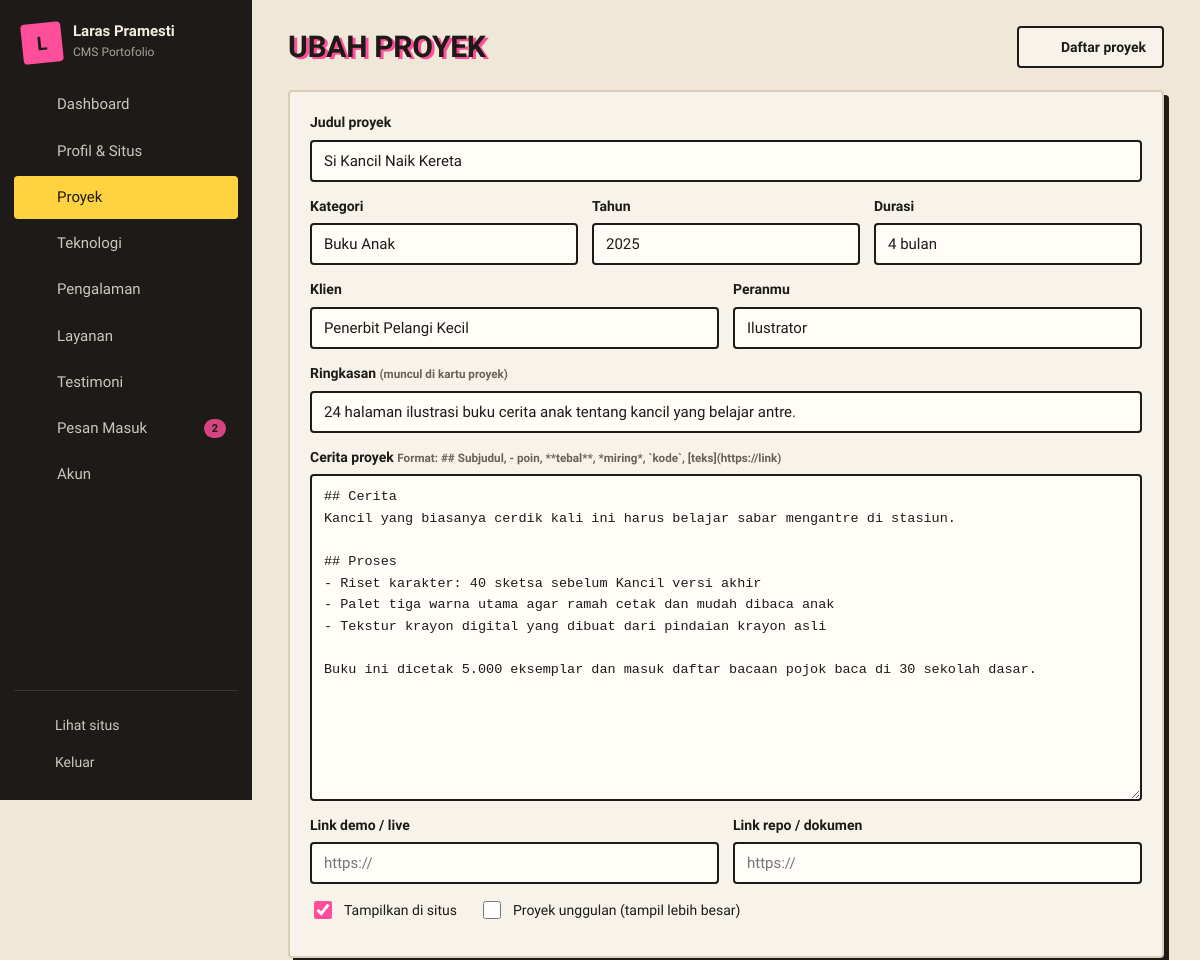
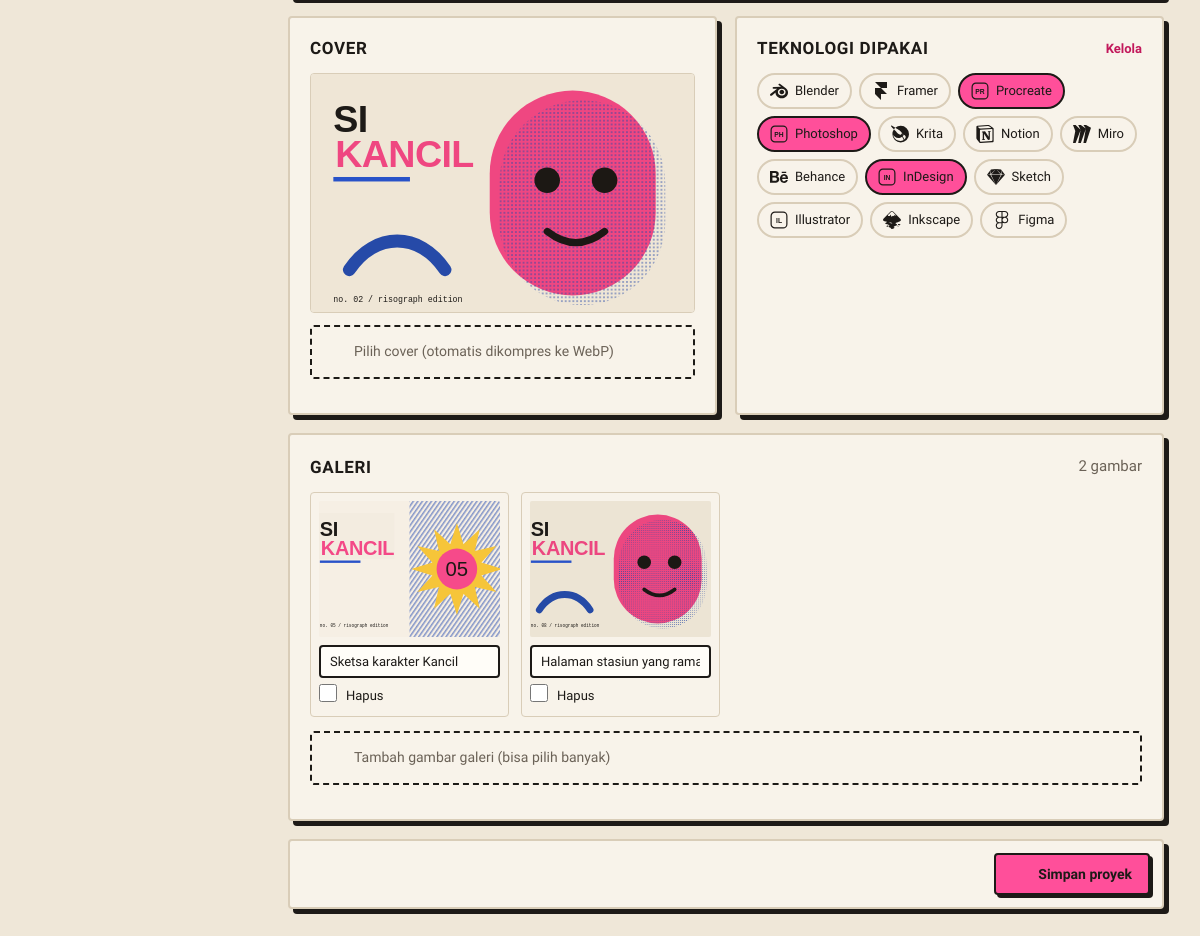
The page /index.php?page=proyek-form&id=2 (signed in) on the database its author committed (2 pictures, top to bottom).
### tables this page shows
CREATE TABLE proyek (
  id INT AUTO_INCREMENT PRIMARY KEY,
  judul VARCHAR(150) NOT NULL,
  slug VARCHAR(90) NOT NULL UNIQUE,
  kategori VARCHAR(50) NOT NULL,
  ringkasan VARCHAR(255) NOT NULL DEFAULT '',
  isi TEXT NOT NULL,
  cover VARCHAR(255) NOT NULL DEFAULT '',
  klien VARCHAR(100) NOT NULL DEFAULT '',
  peran VARCHAR(100) NOT NULL DEFAULT '',
  tahun SMALLINT UNSIGNED NOT NULL,
  durasi VARCHAR(40) NOT NULL DEFAULT '',
  link_demo VARCHAR(255) NOT NULL DEFAULT '',
  link_repo VARCHAR(255) NOT NULL DEFAULT '',
  unggulan TINYINT(1) NOT NULL DEFAULT 0,
  tampil TINYINT(1) NOT NULL DEFAULT 1,
  urutan INT NOT NULL DEFAULT 0,
  dilihat INT UNSIGNED NOT NULL DEFAULT 0,
  created_at DATETIME NOT NULL DEFAULT CURRENT_TIMESTAMP,
  updated_at DATETIME NOT NULL DEFAULT CURRENT_TIMESTAMP ON UPDATE CURRENT_TIMESTAMP,
  INDEX (tampil, urutan)
);

CREATE TABLE teknologi (
  id INT AUTO_INCREMENT PRIMARY KEY,
  nama VARCHAR(60) NOT NULL,
  logo VARCHAR(40) NOT NULL DEFAULT '',
  kategori VARCHAR(40) NOT NULL DEFAULT 'Tools',
  level TINYINT UNSIGNED NOT NULL DEFAULT 70,
  unggulan TINYINT(1) NOT NULL DEFAULT 0,
  urutan INT NOT NULL DEFAULT 0
);

CREATE TABLE proyek_gambar (
  id INT AUTO_INCREMENT PRIMARY KEY,
  proyek_id INT NOT NULL,
  file VARCHAR(255) NOT NULL,
  keterangan VARCHAR(150) NOT NULL DEFAULT '',
  urutan INT NOT NULL DEFAULT 0,
  FOREIGN KEY (proyek_id) REFERENCES proyek(id) ON DELETE CASCADE
);

### index.php (called while the page is built, shortened)
<?php
require __DIR__ . '/includes/bootstrap.php';
$admin = [
    'login'         => 'pages/admin/login.php',
    'logout'        => 'pages/admin/logout.php',
    'dashboard'     => 'pages/admin/dashboard.php',
    'profil'        => 'pages/admin/profil.php',
    'kelola-proyek' => 'pages/admin/proyek.php',
    'proyek-form'   => 'pages/admin/proyek-form.php',
    'teknologi'     => 'pages/admin/teknologi.php',
    'pengalaman'    => 'pages/admin/pengalaman.php',
    'layanan'       => 'pages/admin/layanan.php',
    'testimoni'     => 'pages/admin/testimoni.php',
    'pesan'         => 'pages/admin/pesan.php',
    'akun'          => 'pages/admin/akun.php',
];
$page = (string) ($_GET['page'] ?? 'beranda');
require __DIR__ . '/' . $admin[$page];

### pages/admin/proyek-form.php (the view, shortened to what this page needs)
<?php
$id = (int) ($_GET['id'] ?? 0);
$p = $id ? q('SELECT * FROM proyek WHERE id = ?', [$id])->fetch() : null;
$p ??= ['judul' => '', 'kategori' => '', 'ringkasan' => '', 'isi' => '', 'klien' => '', 'peran' => '', 'tahun' => date('Y'), 'durasi' => '', 'link_demo' => '', 'link_repo' => '', 'unggulan' => 0, 'tampil' => 1, 'cover' => ''];
$galeri = $id ? q('SELECT * FROM proyek_gambar WHERE proyek_id = ? ORDER BY urutan, id', [$id])->fetchAll() : [];
$tekDipilih = $id ? q('SELECT teknologi_id FROM proyek_teknologi WHERE proyek_id = ?', [$id])->fetchAll(PDO::FETCH_COLUMN) : [];
$tekSemua = q('SELECT * FROM teknologi ORDER BY kategori, urutan')->fetchAll();
$actions = '<a class="btn" href="' . url('kelola-proyek') . '">' . icon('arrow-left', 18) . ' Daftar proyek</a>';
require ROOT . '/includes/admin_header.php';
?>
<form method="post" enctype="multipart/form-data" class="form-grid">
    <section class="card span-2">
        <label>Judul proyek<input name="judul" value="<?= e($p['judul']) ?>" required maxlength="150"></label>
        <div class="row-3">
            <label>Kategori<input name="kategori" value="<?= e($p['kategori']) ?>" list="kat" required maxlength="50"></label>
            <label>Tahun<input type="number" name="tahun" value="<?= e($p['tahun']) ?>" min="1990" max="<?= date('Y') + 1 ?>"></label>
            <label>Durasi<input name="durasi" value="<?= e($p['durasi']) ?>" placeholder="3 bulan" maxlength="40"></label>
        </div>
        <div class="row-2">
            <label>Klien<input name="klien" value="<?= e($p['klien']) ?>" placeholder="Kosongkan jika proyek pribadi" maxlength="100"></label>
            <label>Peranmu<input name="peran" value="<?= e($p['peran']) ?>" placeholder="Lead developer" maxlength="100"></label>
        </div>
        <label>Ringkasan <small class="muted">(muncul di kartu proyek)</small><input name="ringkasan" value="<?= e($p['ringkasan']) ?>" maxlength="255"></label>
        <label>Cerita proyek <small class="muted">Format: ## Subjudul, - poin, **tebal**, *miring*, `kode`, [teks](https://link)</small><textarea name="isi" rows="14" class="mono"><?= e($p['isi']) ?></textarea></label>
        <div class="row-2">
            <label>Link demo / live<input type="url" name="link_demo" value="<?= e($p['link_demo']) ?>" placeholder="https://"></label>
            <label>Link repo / dokumen<input type="url" name="link_repo" value="<?= e($p['link_repo']) ?>" placeholder="https://"></label>
        </div>
        <div class="checks">
            <label class="check"><input type="checkbox" name="tampil" <?= $p['tampil'] ? 'checked' : '' ?>> Tampilkan di situs</label>
            <label class="check"><input type="checkbox" name="unggulan" <?= $p['unggulan'] ? 'checked' : '' ?>> Proyek unggulan (tampil lebih besar)</label>
        </div>
    </section>
    <section class="card">
        <div class="card-h"><h2>Cover</h2></div>
        <img src="<?= e(gambar($p['cover'])) ?>" alt="" class="preview-cover" id="prevCover">
        <label class="file"><?= icon('image', 18) ?> Pilih cover (otomatis dikompres ke WebP)<input type="file" name="cover" accept="image/jpeg,image/png,image/webp" data-preview="prevCover"></label>
    </section>
    <section class="card">
        <div class="card-h"><h2>Teknologi dipakai</h2><a href="<?= url('teknologi') ?>">Kelola</a></div>
        <div class="tek-pick">
            <?php foreach ($tekSemua as $t): ?>
                <label><input type="checkbox" name="tek[]" value="<?= $t['id'] ?>" <?= in_array($t['id'], $tekDipilih) ? 'checked' : '' ?>><span><?= logo($t['logo'], 18, $t['nama']) ?> <?= e($t['nama']) ?></span></label>
            <?php endforeach; ?>
        </div>
    </section>
    <section class="card span-2">
        <div class="card-h"><h2>Galeri</h2><span class="muted"><?= count($galeri) ?> gambar</span></div>
        <div class="gal-edit">
            <?php foreach ($galeri as $g): ?>
                <figure><img src="<?= e(gambar($g['file'])) ?>" alt=""><input name="ket[<?= $g['id'] ?>]" value="<?= e($g['keterangan']) ?>" placeholder="Keterangan"><label class="check"><input type="checkbox" name="hapus_gambar[]" value="<?= $g['id'] ?>"> Hapus</label></figure>
            <?php endforeach; ?>
        </div>
        <label class="file"><?= icon('upload', 18) ?> Tambah gambar galeri (bisa pilih banyak)<input type="file" name="galeri[]" accept="image/jpeg,image/png,image/webp" multiple></label>
    </section>
    <div class="span-2 sticky-save"><button class="btn btn-main" type="submit"><?= icon('check', 18) ?> Simpan proyek</button></div>
</form>
<?php require ROOT . '/includes/admin_footer.php';

### includes/bootstrap.php (shortened to what this page needs)
<?php
function db(): PDO
{
    static $pdo = null;
    if ($pdo === null) {
        $c = require ROOT . '/config/database.php';
        $pdo = new PDO("mysql:host={$c['host']};port={$c['port']};dbname={$c['database']};charset=utf8mb4", $c['username'], $c['password'], [
            PDO::ATTR_ERRMODE => PDO::ERRMODE_EXCEPTION,
            PDO::ATTR_DEFAULT_FETCH_MODE => PDO::FETCH_ASSOC,
            PDO::ATTR_EMULATE_PREPARES => false,
        ]);
        $pdo->exec("SET time_zone = '+07:00'");
    }
    return $pdo;
}
function q(string $sql, array $params = []): PDOStatement
{
    $st = db()->prepare($sql);
    $st->execute($params);
    return $st;
}
function e($v): string { return htmlspecialchars((string) $v, ENT_QUOTES, 'UTF-8'); }
function url(string $page, array $p = []): string { return 'index.php?' . http_build_query(['page' => $page] + $p); }
function gambar(?string $f, string $cadangan = 'assets/img/kosong.svg'): string
{
    return str_starts_with($f, 'assets/img/') ? $f : UPLOAD_URL . $f;
}
function icon(string $name, int $size = 18, string $cls = 'ic'): string
{
    static $ic = null;
    $ic ??= require __DIR__ . '/icons.php';
    return '<svg class="' . $cls . '" width="' . $size . '" height="' . $size . '" viewBox="0 0 24 24" fill="none" stroke="currentColor" stroke-width="1.8" stroke-linecap="round" stroke-linejoin="round" aria-hidden="true">' . ($ic[$name] ?? '') . '</svg>';
}
function daftar_logo(): array
{
    static $l = null;
    return $l ??= require __DIR__ . '/logos.php';
}
function logo(?string $key, int $size = 28, string $nama = ''): string
{
    $l = daftar_logo()[$key ?? ''] ?? null;
    if (!$l) {
        $m = e(mb_strtoupper(mb_substr($nama ?: '?', 0, 2)));
        return '<svg class="logo" width="' . $size . '" height="' . $size . '" viewBox="0 0 24 24" aria-hidden="true"><rect x="1.5" y="1.5" width="21" height="21" rx="5" fill="none" stroke="currentColor" stroke-width="1.6"/><text x="12" y="16" text-anchor="middle" font-size="9" font-weight="700" fill="currentColor" font-family="sans-serif">' . $m . '</text></svg>';
    }
    return '<svg class="logo" width="' . $size . '" height="' . $size . '" viewBox="0 0 24 24" fill="currentColor" role="img" aria-label="' . e($l[0]) . '"><path d="' . $l[1] . '"/></svg>';
}

### assets/css/admin.css (style rules this page uses)
:root { --bg:#efe7d8;--card:#f8f3ea;--field:#fffdf8;--ink:#1d1a17;--muted:#6b6257; --line:#d9cdb8;--line-strong:#1d1a17;--acc:#ff4f9a;--acc-ink:#c2185b;--acc-border:#1d1a17;--on-acc:#1d1a17;--acc-soft:#fde0ec; --side:#1d1a17;--side-ink:#f3ece0;--side-hover:#2d2924;--side-on:#ffd23f;--side-on-ink:#1d1a17;--side-line:#3a352e;--side-border:0; --danger:#c62828;--err-bg:#fde4e4;--ok-bg:#e6f0ff;--ok-ink:#1d3a8a;--ok-line:#2852c8; --r:4px;--r-sm:4px;--r-xs:2px;--bw:2px;--card-shadow:5px 5px 0 #1d1a17;--btn-shadow:3px 3px 0 #1d1a17; --f-head:'Bricolage Grotesque',sans-serif;--f-body:'Bricolage Grotesque',sans-serif; }
body.adm { background-image:url(../img/kertas.svg) }
.card-h h2 { font-family:'Courier Prime',monospace;text-transform:uppercase;font-size:15px;letter-spacing:.04em }
*,*::before,*::after { box-sizing:border-box }
html { -webkit-text-size-adjust:100% }
body.adm { margin:0;background:var(--bg);color:var(--ink);font:15px/1.55 var(--f-body);min-height:100vh }
a { color:var(--acc-ink) }
h1,h2,h3 { font-family:var(--f-head);margin:0;line-height:1.2 }
img { max-width:100%;display:block }
.muted { color:var(--muted) }
.ic { flex:none }
.btn { display:inline-flex;align-items:center;gap:8px;padding:10px 16px;border-radius:var(--r-sm);border:var(--bw) solid var(--line-strong);background:var(--card);color:var(--ink);font:600 14px var(--f-body);cursor:pointer;text-decoration:none;white-space:nowrap;transition:transform .15s }
.btn-main { background:var(--acc);border-color:var(--acc-border);color:var(--on-acc);box-shadow:var(--btn-shadow) }
.card { background:var(--card);border:var(--bw) solid var(--line);border-radius:var(--r);padding:20px;box-shadow:var(--card-shadow);min-width:0 }
.card+.card { margin-top:18px }
.card-h { display:flex;align-items:center;justify-content:space-between;gap:10px;margin-bottom:14px }
.card-h h2 { font-size:17px }
.card-h a { font-size:13px;font-weight:600;text-decoration:none }
label { display:block;font-weight:600;font-size:14px;margin-bottom:14px }
input:not([type=checkbox]):not([type=radio]):not([type=file]):not([type=range]),select,textarea { display:block;width:100%;margin-top:6px;padding:10px 12px;border:var(--bw) solid var(--line-strong);border-radius:var(--r-sm);background:var(--field);color:var(--ink);font:400 15px var(--f-body) }
textarea { resize:vertical }
textarea.mono { font-family:ui-monospace,Menlo,Consolas,monospace;font-size:13.5px;line-height:1.6 }
.check { display:flex;align-items:center;gap:9px;font-weight:500 }
.check input { width:18px;height:18px;accent-color:var(--acc) }
.checks { display:flex;gap:22px;flex-wrap:wrap }
.file { position:relative;border:var(--bw) dashed var(--line-strong);border-radius:var(--r-sm);padding:14px;display:flex;align-items:center;gap:10px;cursor:pointer;font-weight:500;color:var(--muted) }
.row-2 { display:grid;grid-template-columns:1fr 1fr;gap:14px }
.row-3 { display:grid;grid-template-columns:repeat(3,1fr);gap:14px }
.form-grid { display:grid;grid-template-columns:repeat(2,minmax(0,1fr));gap:18px }
.form-grid .card+.card { margin-top:0 }
.span-2 { grid-column:span 2 }
.sticky-save { position:sticky;bottom:14px;display:flex;justify-content:flex-end;align-items:center;gap:12px;padding:12px;background:var(--card);border:var(--bw) solid var(--line);border-radius:var(--r);box-shadow:var(--card-shadow) }
.preview-cover { width:100%;aspect-ratio:16/10;object-fit:cover;border-radius:var(--r-sm);margin-bottom:12px;border:1px solid var(--line) }
.tek-pick { display:flex;flex-wrap:wrap;gap:7px }
.tek-pick label { margin:0;font-weight:500 }
.tek-pick span { display:inline-flex;align-items:center;gap:7px;padding:6px 11px;border:var(--bw) solid var(--line);border-radius:99px;cursor:pointer;font-size:13px }
.tek-pick input:checked+span { background:var(--acc);border-color:var(--acc-border);color:var(--on-acc) }
.gal-edit { display:grid;grid-template-columns:repeat(auto-fill,minmax(170px,1fr));gap:12px;margin-bottom:14px }
.gal-edit figure { margin:0;border:1px solid var(--line);border-radius:var(--r-sm);padding:8px }
.gal-edit img { width:100%;aspect-ratio:4/3;object-fit:cover;border-radius:var(--r-xs);margin-bottom:8px }
.gal-edit input { margin:0 0 6px!important;padding:7px 9px!important;font-size:13px!important }
.gal-edit .check { margin:0;font-size:13px }

### rows shown on the page
proyek: judul "Si Kancil Naik Kereta", kategori "Buku Anak", tahun "2025", durasi "4 bulan", klien "Penerbit Pelangi Kecil", peran "Ilustrator", ringkasan "24 halaman ilustrasi buku cerita anak tentang kancil yang belajar antre.", isi "## Cerita Kancil yang biasanya cerdik kali ini harus belajar sabar mengantre di stasiun. ## Proses - Riset karakter: 40 sketsa sebelum Kancil versi akhir - Palet tiga warna utama agar ramah cetak dan mudah dibaca anak - Tekstur krayon digital yang dibuat dari pindaian krayon asli Buku ini dicetak 5.000 eksemplar dan masuk daftar bacaan pojok baca di 30 sekolah dasar.", tampil "☑", cover (picture)
teknologi: nama "Blender"
teknologi: nama "Framer"
teknologi: nama "PR", nama "Procreate"
teknologi: nama "PH", nama "Photoshop"
teknologi: nama "Krita"
teknologi: nama "Notion"
teknologi: nama "Miro"
teknologi: nama "Behance"
teknologi: nama "IN", nama "InDesign"
teknologi: nama "Sketch"
teknologi: nama "IL", nama "Illustrator"
teknologi: nama "Inkscape"
teknologi: nama "Figma"
proyek_gambar: file (picture), keterangan "Sketsa karakter Kancil"
proyek_gambar: file (picture), keterangan "Halaman stasiun yang ramai"

### other values the page prints
mb_strtoupper(mb_substr(setting('nama', 'P'), 0, 1)) "L"
setting('nama') "Laras Pramesti"
$l "Dashboard"
$l "Profil & Situs"
$l "Proyek"
$l "Teknologi"
$l "Pengalaman"
$l "Layanan"
$l "Testimoni"
$l "Pesan Masuk"
$n "2"
$l "Akun"
$title "UBAH PROYEK"
count($galeri) "2"
